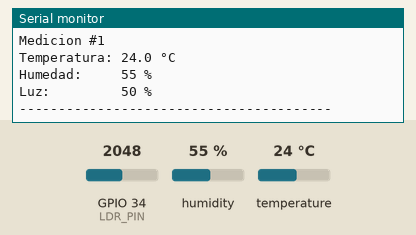
This sketch was run on a simulated ESP32. Shown: the last lines printed to the serial monitor. The test bench sets the inputs (shaded band); at power-on: humidity 55 %, GPIO 34 (LDR_PIN) = 2048, temperature 24 °C. WiFi joins after 1.5 s; servers stay silent unless stated; no MQTT or app messages arrive unless stated.

Above: at 3.7 s.
3.8 s: humidity set to 22 %
At 5.8 s:
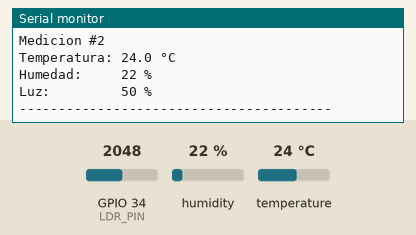
6.5 s: GPIO 34 (LDR_PIN) set to 2866
At 7.3 s:
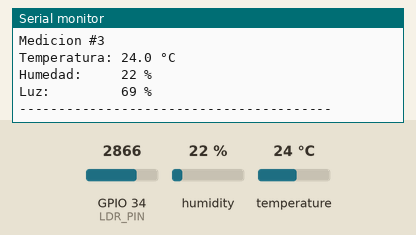
9.2 s: temperature set to 12 °C
11.9 s: GPIO 34 (LDR_PIN) set to 3603
At 13.2 s:
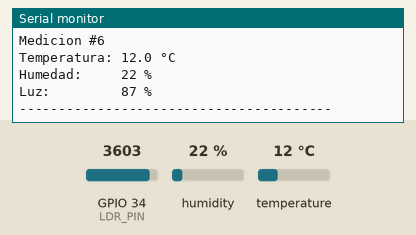
14.6 s: humidity set to 40 %
At 17.4 s:
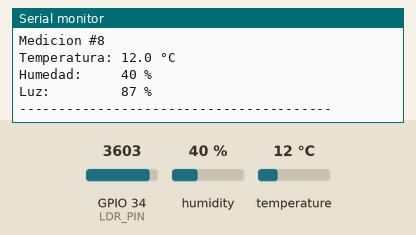
Timing chart, 0 to 18.3 s (numbered marks = the images above; inputs shaded):
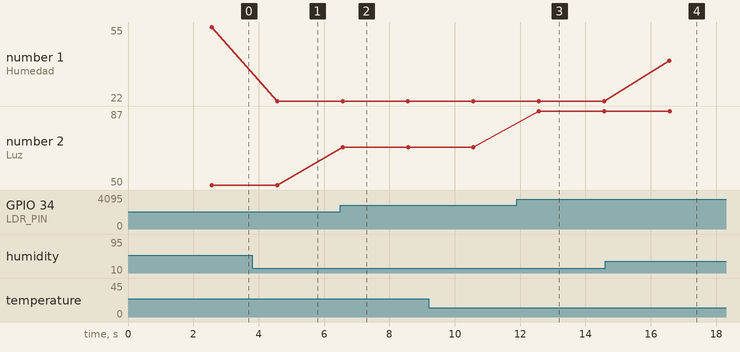

Measured:
- after the input at 3.8 s, the serial monitor: prints a new line after 0.77 s (image 1)
- after the input at 6.5 s, the serial monitor: prints a new line after 0.07 s (image 2)
- after the input at 11.9 s, the serial monitor: prints a new line after 0.67 s (image 3)
- after the input at 14.6 s, the serial monitor: prints a new line after 2.0 s (image 4)
- plotted number 1: 55 → 22 after the input at 3.8 s, 22 → 40 after the input at 14.6 s
- plotted number 2: 50 → 69 after the input at 6.5 s, 69 → 87 after the input at 11.9 s

The sketch:

taller.ino
```cpp
#include <WiFi.h>
#include <PubSubClient.h>
#include "DHTesp.h"

// ======================================================
// CONFIGURACIÓN WIFI
// ======================================================
const char* WIFI_SSID = "Alejandro's S23 Ultra";
const char* WIFI_PASSWORD = "brrrrrrr";

// ======================================================
// CONFIGURACIÓN MQTT
// ======================================================
const char* MQTT_SERVER = "10.175.96.178";
const int MQTT_PORT = 1883;

// Topics utilizados por el dashboard React
const char* TOPIC_TEMPERATURA = "clima/esp32/temperatura";
const char* TOPIC_HUMEDAD = "clima/esp32/humedad";
const char* TOPIC_LUZ = "clima/esp32/luz";

// ======================================================
// CONFIGURACIÓN DE SENSORES
// ======================================================
#define DHTPIN 18
#define LDR_PIN 34

DHTesp dht;
WiFiClient wifiClient;
PubSubClient mqttClient(wifiClient);

const unsigned long INTERVALO_ENVIO = 2000;
unsigned long ultimoEnvio = 0;
int contadorLecturas = 0;

void conectarWiFi() {
  Serial.print("Conectando a WiFi");
  WiFi.begin(WIFI_SSID, WIFI_PASSWORD);

  while (WiFi.status() != WL_CONNECTED) {
    delay(500);
    Serial.print(".");
  }

  Serial.println();
  Serial.println("WiFi conectado");
  Serial.print("IP del ESP32: ");
  Serial.println(WiFi.localIP());
}

void conectarMQTT() {
  while (!mqttClient.connected()) {
    Serial.print("Conectando a Mosquitto...");
    String clientId = "ESP32-";
    clientId += String((uint32_t)(ESP.getEfuseMac() & 0xFFFFFFFF), HEX);

    if (mqttClient.connect(clientId.c_str())) {
      Serial.println(" conectado");
    } else {
      Serial.print(" error, rc=");
      Serial.print(mqttClient.state());
      Serial.println(". Reintentando en 2 segundos...");
      delay(2000);
    }
  }
}

// ======================================================
// LEER Y PUBLICAR SENSORES
// ======================================================
void publicarSensores() {
  // 1. Obtener lectura de iluminación (convertida a porcentaje 0 - 100%)
  int valorLdr = analogRead(LDR_PIN);
  int porcentajeLuz = map(valorLdr, 0, 4095, 0, 100);
  char strLuz[8];
  snprintf(strLuz, sizeof(strLuz), "%d", porcentajeLuz);

  // Publicar luz independientemente de si el DHT falla o no
  mqttClient.publish(TOPIC_LUZ, strLuz, true);

  // 2. Obtener temperatura y humedad con DHTesp
  TempAndHumidity datos = dht.getTempAndHumidity();

  // Validar lectura del sensor DHT
  if (dht.getStatus() != DHTesp::ERROR_NONE) {
    Serial.print("Error al leer el sensor DHT. Causa: ");
    Serial.println(dht.getStatusString());
    Serial.print("Luz detectada actualmente: "); Serial.print(strLuz); Serial.println(" %");
    return;
  }

  // 3. Preparar los valores de temperatura y humedad para MQTT
  char strTemp[8];
  char strHum[8];
  dtostrf(datos.temperature, 1, 1, strTemp);
  dtostrf(datos.humidity, 1, 0, strHum);

  // 4. Publicar en los topics MQTT
  mqttClient.publish(TOPIC_TEMPERATURA, strTemp, true);
  mqttClient.publish(TOPIC_HUMEDAD, strHum, true);

  // 5. Imprimir en el Monitor Serial (ideal para las capturas del proyecto)
  contadorLecturas++;
  Serial.println("----------------------------------------");
  Serial.print("Medicion #"); Serial.println(contadorLecturas);
  Serial.print("Temperatura: "); Serial.print(strTemp); Serial.println(" °C");
  Serial.print("Humedad:     "); Serial.print(strHum); Serial.println(" %");
  Serial.print("Luz:         "); Serial.print(strLuz); Serial.println(" %");
  Serial.println("----------------------------------------");
}

void setup() {
  Serial.begin(115200);

  // Inicializar pin de luz
  pinMode(LDR_PIN, INPUT);

  // Inicializar sensor DHT11 con la librería optimizada
  dht.setup(DHTPIN, DHTesp::DHT11);
  delay(1000);

  conectarWiFi();
  mqttClient.setServer(MQTT_SERVER, MQTT_PORT);
}

void loop() {
  if (WiFi.status() != WL_CONNECTED) {
    conectarWiFi();
  }

  if (!mqttClient.connected()) {
    conectarMQTT();
  }

  mqttClient.loop();

  if (millis() - ultimoEnvio >= INTERVALO_ENVIO) {
    ultimoEnvio = millis();
    publicarSensores();
  }
}
```
